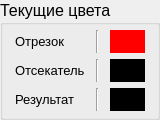
         <widget class="QGroupBox" name="groupBox_utils_2">
          <property name="minimumSize">
           <size>
            <width>160</width>
            <height>120</height>
           </size>
          </property>
          <property name="maximumSize">
           <size>
            <width>160</width>
            <height>120</height>
           </size>
          </property>
          <property name="font">
           <font>
            <family>MS Shell Dlg 2</family>
            <pointsize>12</pointsize>
           </font>
          </property>
          <property name="toolTip">
           <string/>
          </property>
          <property name="statusTip">
           <string>Текущие цвета отрисовки</string>
          </property>
          <property name="title">
           <string>Текущие цвета</string>
          </property>
          <widget class="QWidget" name="gridLayoutWidget">
           <property name="geometry">
            <rect>
             <x>10</x>
             <y>30</y>
             <width>141</width>
             <height>81</height>
            </rect>
           </property>
           <layout class="QGridLayout" name="gridLayout_3">
            <item row="1" column="0">
             <widget class="QLabel" name="label_clip">
              <property name="minimumSize">
               <size>
                <width>70</width>
                <height>0</height>
               </size>
              </property>
              <property name="maximumSize">
               <size>
                <width>70</width>
                <height>16777215</height>
               </size>
              </property>
              <property name="font">
               <font>
                <pointsize>10</pointsize>
               </font>
              </property>
              <property name="text">
               <string>Отсекатель</string>
              </property>
             </widget>
            </item>
            <item row="2" column="0">
             <widget class="QLabel" name="label_result">
              <property name="minimumSize">
               <size>
                <width>70</width>
                <height>0</height>
               </size>
              </property>
              <property name="maximumSize">
               <size>
                <width>70</width>
                <height>16777215</height>
               </size>
              </property>
              <property name="font">
               <font>
                <pointsize>10</pointsize>
               </font>
              </property>
              <property name="text">
               <string>Результат</string>
              </property>
             </widget>
            </item>
            <item row="0" column="2">
             <widget class="QLabel" name="label_lcolor">
              <property name="maximumSize">
               <size>
                <width>35</width>
                <height>35</height>
               </size>
              </property>
              <property name="styleSheet">
               <string notr="true">background-color: rgb(255, 0, 0);</string>
              </property>
              <property name="text">
               <string/>
              </property>
             </widget>
            </item>
            <item row="0" column="0">
             <widget class="QLabel" name="label_line">
              <property name="minimumSize">
               <size>
                <width>70</width>
                <height>0</height>
               </size>
              </property>
              <property name="maximumSize">
               <size>
                <width>70</width>
                <height>16777215</height>
               </size>
              </property>
              <property name="font">
               <font>
                <pointsize>10</pointsize>
               </font>
              </property>
              <property name="text">
               <string>Отрезок</string>
              </property>
             </widget>
            </item>
            <item row="0" column="1">
             <widget class="Line" name="line_2">
              <property name="orientation">
               <enum>Qt::Vertical</enum>
              </property>
             </widget>
            </item>
            <item row="1" column="1">
             <widget class="Line" name="line_3">
              <property name="orientation">
               <enum>Qt::Vertical</enum>
              </property>
             </widget>
            </item>
            <item row="2" column="1">
             <widget class="Line" name="line_6">
              <property name="orientation">
               <enum>Qt::Vertical</enum>
              </property>
             </widget>
            </item>
            <item row="1" column="2">
             <widget class="QLabel" name="label_ocolor">
              <property name="maximumSize">
               <size>
                <width>35</width>
                <height>35</height>
               </size>
              </property>
              <property name="styleSheet">
               <string notr="true">background-color: rgb(0, 0, 0);</string>
              </property>
              <property name="text">
               <string/>
              </property>
             </widget>
            </item>
            <item row="2" column="2">
             <widget class="QLabel" name="label_rcolor">
              <property name="maximumSize">
               <size>
                <width>35</width>
                <height>35</height>
               </size>
              </property>
              <property name="styleSheet">
               <string notr="true">background-color: rgb(0, 0, 0);</string>
              </property>
              <property name="text">
               <string/>
              </property>
             </widget>
            </item>
           </layout>
          </widget>
         </widget>
